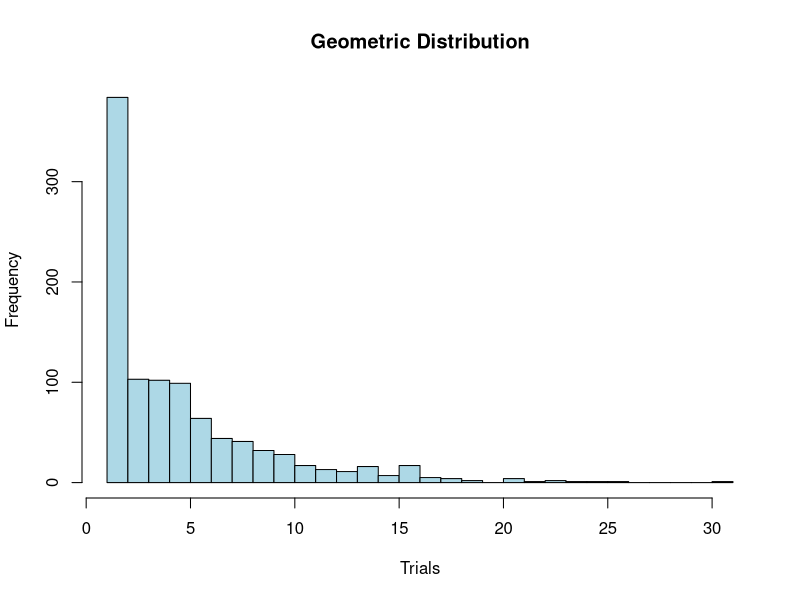

Recreate this plot in R.
## ---- chunk 1
knitr::opts_chunk$set(echo = TRUE)
## ---- chunk 2
set.seed(123)
p <- 0.2
x <- rgeom(1000, p) + 1

cat("Number of trials required to achieve first success:\n")
cat(sprintf("Mean: %.2f\nVariance: %.2f\nStandard Deviation: %.2f\n", mean(x), var(x), sd(x)))

hist(x, main="Geometric Distribution", col="lightblue", breaks=30, xlab="Trials")
## ---- chunk 3
p_hyper1 <- 1 - phyper(1, 4, 36, 10)  # 10% of 40 is 4 defectives
p_hyper2 <- 1 - phyper(1, 500, 4500, 10)  # 10% of 5000 is 500 defectives

cat("\nHypergeometric Distribution:\n")
cat(sprintf("P(more than 10%% defectives) - Box of 40: %.5f\n", p_hyper1))
cat(sprintf("P(more than 10%% defectives) - Box of 5000: %.5f\n", p_hyper2))
